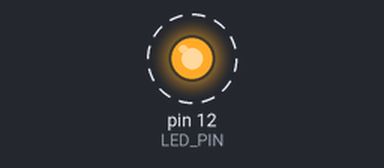
Recording of a sketch running on a simulated Arduino Uno, built with avr-gcc and run on an emulated ATmega328P. Parts: output pins drawn as LEDs (lit = HIGH). Dashed ring = blinking.

Above: at 0.5 s.
Timing chart, 0 to 4.6 s (numbered marks = the images above):
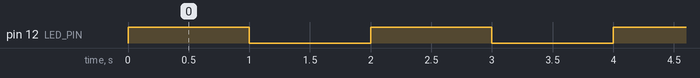

Measured:
- by itself, pin 12 (LED_PIN): alternates HIGH for 1.0 s and LOW for 1.0 s

The sketch:

01_LED_automatically_flashing.ino
```cpp
/**
   测试样例：让LED小灯明暗闪烁
   说    明：一明一暗，每秒变换一次明暗状态
   版 本 号：1.0
   作    者：田辛
   日    期：2017年12月28日
*/

/* 引用库 */

/* 接脚定义 */
#define LED_PIN 12          // LED小灯所使用的接口

/* 全局设定 */
#define FLASHING_DELAY 1000 // 延迟设定（单位：毫秒）

/*  初期化  */
void setup() {
  pinMode(LED_PIN, OUTPUT);
}

/* 循环部分 */
void loop() {
  /* 设置LED状态是当前状态的非 */
  digitalWrite(LED_PIN, !digitalRead(LED_PIN));

  /* 延迟 */
  delay(FLASHING_DELAY);
}
```
